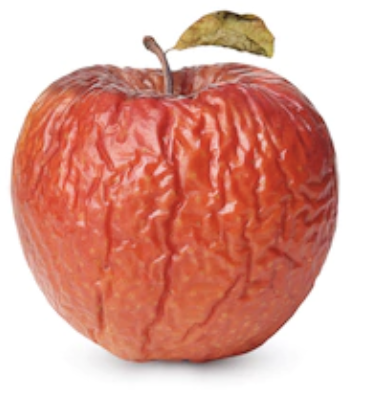
#> input picture OpenCv/apple_masking/Defenct_detection/bad_apple_img/Screen Shot 2018-06-07 at 2.15.20 PM.png, 368 x 396 px, found by its file name; its folder holds only this picture in this run
$ python T_K_Area.py
#> lines starting #> are read from the running program, lines starting #| are printed output that depends on the picture
### OpenCv/toos/image_opener.py
import cv2 as cv
from matplotlib import image
import numpy as np
import os


# resizing images but also saving it ratio
def resizeimg(img, size, interpolation = cv.INTER_CUBIC):
  h, w = img.shape[:2]
  c = None if len(img.shape) < 3 else img.shape[2]
  if h == w: return cv.resize(img, (size, size), interpolation)
  if h > w: dif = h
  else:     dif = w
  x_pos = int((dif - w)/2.)
  y_pos = int((dif - h)/2.)
  if c is None:
    mask = np.zeros((dif, dif), dtype=img.dtype)
    mask[y_pos:y_pos+h, x_pos:x_pos+w] = img[:h, :w]
  else:
    mask = np.zeros((dif, dif, c), dtype=img.dtype)
    mask[y_pos:y_pos+h, x_pos:x_pos+w, :] = img[:h, :w, :]
  return cv.resize(mask, (size, size), interpolation)


#open all the images in a folder
def allimg(folder):
    image =load_images_from_folder(folder)
#> in load_images_from_folder, img is the input picture: shape (396, 368, 3); mean B, G, R 150.9, 163.4, 221.1
#> image = 1 item
    imlist=[]
    i = 0
    for img in image:
        name = "img" + str(i)
        imlist.append(resizeimg(img, 500))
#> this loop made 1 pass
#> (name, h in resizeimg, w in resizeimg, c in resizeimg, dif in resizeimg, x_pos in resizeimg, y_pos in resizeimg) on pass 1: ('img0', 396, 368, 3, 396, 14, 0)
#> after the loop, imlist = 1 item

    return imlist


# load_images_from_folder
def load_images_from_folder(folder):
    images = []
    for filename in os.listdir(folder):
        img = cv.imread(os.path.join(folder,filename))
        if img is not None:
            images.append(img)
    return images

### OpenCv/toos/T_K_Area.py
import cv2 as cv
import numpy as np
import matplotlib.pyplot as plt
import image_opener as ip

# boilerplate for every coder
# opening all the images from a folder
img_list = ip.allimg(r'apple_masking\Defenct_detection\bad_apple_img')
#> img_list = 1 item


# looping over all images

for img in img_list:
    cv.imshow('img',img)

    # need to be flat to check it
    img2 = img.reshape(-1,3)
    img2 = np.float32(img2)

    # creating criteria
    criteria = (cv.TERM_CRITERIA_EPS + cv.TERM_CRITERIA_MAX_ITER, 10, 1.0)


    # clusters
    k= 4

    # number of attempts
    attempts = 10

    ret, label, center = cv.kmeans(img2, k, None, criteria, attempts, cv.KMEANS_PP_CENTERS)

    center = np.uint8(center)
    res = center[label.flatten()]
    res2 = res.reshape((img.shape))
    cv.imshow('res2',res2)


    print(center)


    cv.waitKey(2200)
#> this loop made 1 pass
#> (criteria, k, attempts, ret, center) on pass 1: ((3, 10, 1), 4, 10, 199372904.7, [[111, 133, 212], [252, 252, 253], [0, 0, 0], [62, 83, 189]])
#| [[111 133 212]
#|  [252 252 253]
#|  [  0   0   0]
#|  [ 62  83 189]]
#> pass 1, `cv.imshow('img',img)`:
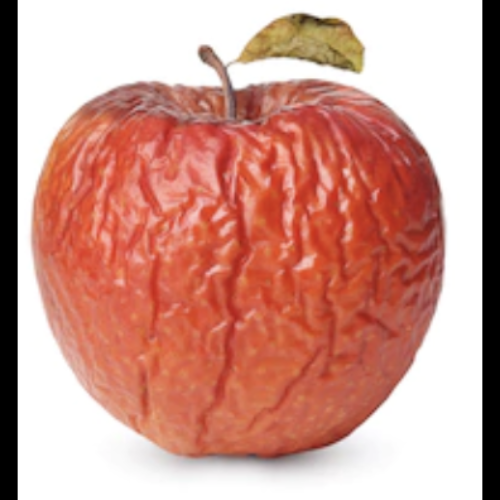
#> window 'img': shape (500, 500, 3); mean B, G, R 140.2, 151.8, 205.4
#> pass 1, `res2 = res.reshape((img.shape))`:
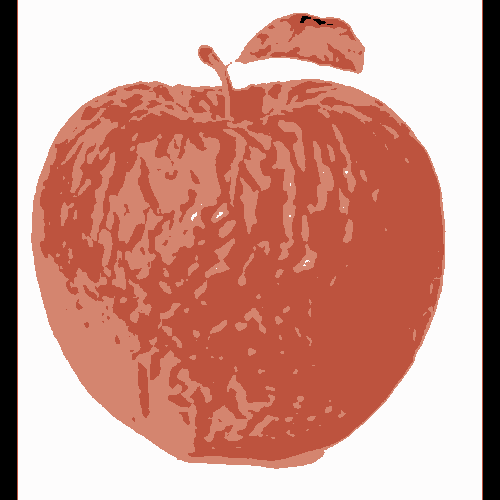
#> res2: shape (500, 500, 3); mean of channels 0, 1, 2 139.7, 151.5, 204.9; drawn as B, G, R

$ run again, on OpenCv/apple_masking/Defenct_detection/bad_apple_img/Screen Shot 2018-06-07 at 2.23.24 PM.png
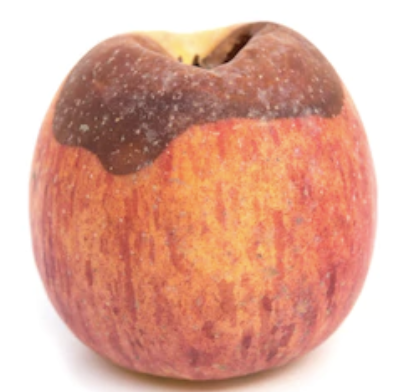
#> input picture OpenCv/apple_masking/Defenct_detection/bad_apple_img/Screen Shot 2018-06-07 at 2.23.24 PM.png, 404 x 392 px, found by its file name
#> in load_images_from_folder, img is the input picture: shape (392, 404, 3); mean B, G, R 152.6, 169.9, 222
#> image = 1 item
#> the loop in allimg, `for img in image:` made 1 pass
#> (name, h in resizeimg, w in resizeimg, c in resizeimg, dif in resizeimg, x_pos in resizeimg, y_pos in resizeimg) on pass 1: ('img0', 392, 404, 3, 404, 0, 6)
#> the loop `for img in img_list:` made 1 pass
#> (criteria, k, attempts, ret, center) on pass 1: ((3, 10, 1), 4, 10, 224202917.8, [[84, 98, 163], [250, 251, 253], [110, 140, 224], [0, 1, 2]])
#> (printed output is left out)
#> pass 1, `cv.imshow('img',img)`:
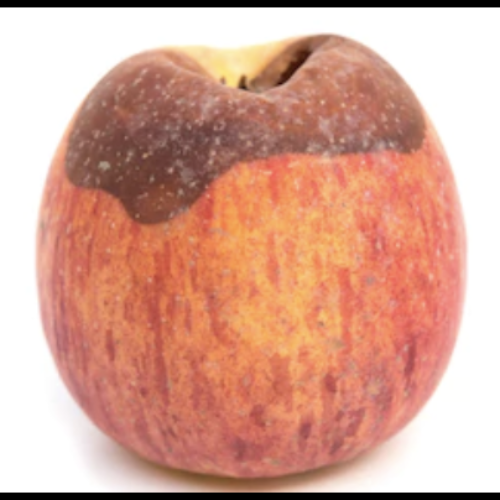
#> window 'img': shape (500, 500, 3); mean B, G, R 148, 164.7, 215.3
#> pass 1, `res2 = res.reshape((img.shape))`:
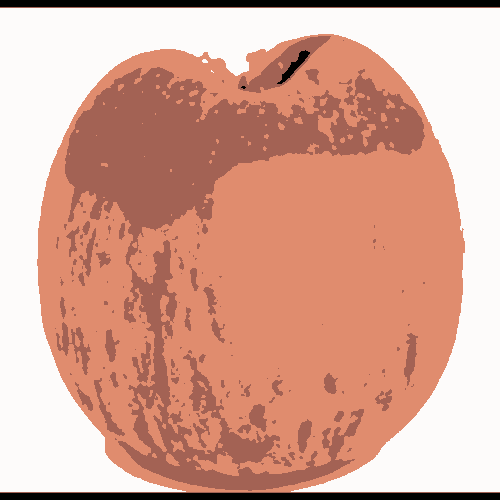
#> res2: shape (500, 500, 3); mean of channels 0, 1, 2 147.8, 164.2, 215; drawn as B, G, R

$ run again, on OpenCv/apple_masking/Defenct_detection/bad_apple_img/Screen Shot 2018-06-07 at 2.23.51 PM.png
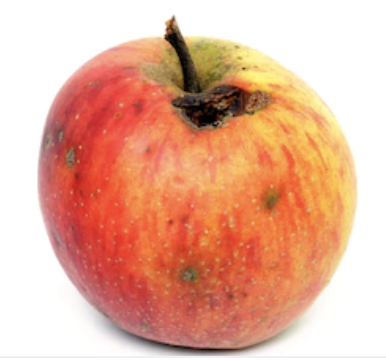
#> input picture OpenCv/apple_masking/Defenct_detection/bad_apple_img/Screen Shot 2018-06-07 at 2.23.51 PM.png, 386 x 360 px, found by its file name
#> in load_images_from_folder, img is the input picture: shape (360, 386, 3); mean B, G, R 154.4, 176.7, 229.9
#> image = 1 item
#> the loop in allimg, `for img in image:` made 1 pass
#> (name, h in resizeimg, w in resizeimg, c in resizeimg, dif in resizeimg, x_pos in resizeimg, y_pos in resizeimg) on pass 1: ('img0', 360, 386, 3, 386, 0, 13)
#> the loop `for img in img_list:` made 1 pass
#> (criteria, k, attempts, ret) on pass 1: ((3, 10, 1), 4, 10, 278350463.3)
#> (printed output is left out)
#> pass 1, `cv.imshow('img',img)`:
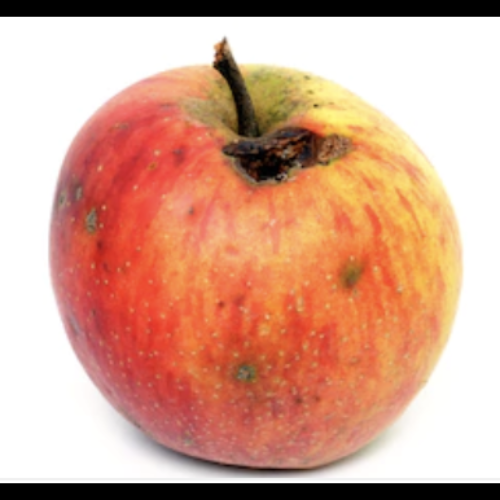
#> window 'img': shape (500, 500, 3); mean B, G, R 144, 164.8, 214.4
#> pass 1, `res2 = res.reshape((img.shape))`:
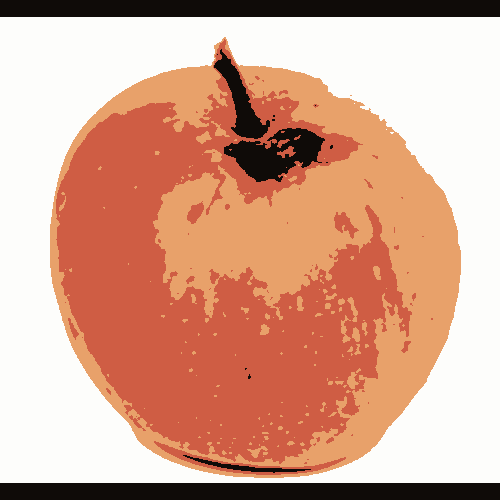
#> res2: shape (500, 500, 3); mean of channels 0, 1, 2 143.6, 164.5, 214; drawn as B, G, R

$ run again, on OpenCv/apple_masking/Defenct_detection/bad_apple_img/Screen Shot 2018-06-07 at 2.33.47 PM.png
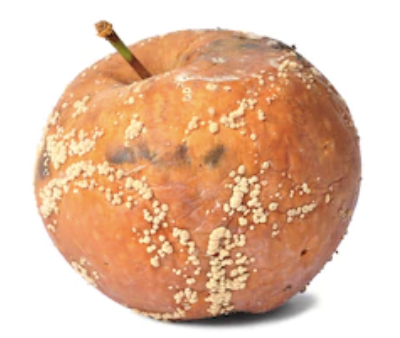
#> input picture OpenCv/apple_masking/Defenct_detection/bad_apple_img/Screen Shot 2018-06-07 at 2.33.47 PM.png, 400 x 338 px, found by its file name
#> in load_images_from_folder, img is the input picture: shape (338, 400, 3); mean B, G, R 166, 191.1, 227.7
#> image = 1 item
#> the loop in allimg, `for img in image:` made 1 pass
#> (name, h in resizeimg, w in resizeimg, c in resizeimg, dif in resizeimg, x_pos in resizeimg, y_pos in resizeimg) on pass 1: ('img0', 338, 400, 3, 400, 0, 31)
#> the loop `for img in img_list:` made 1 pass
#> (criteria, k, attempts, ret) on pass 1: ((3, 10, 1), 4, 10, 205827914.1)
#> (printed output is left out)
#> pass 1, `cv.imshow('img',img)`:
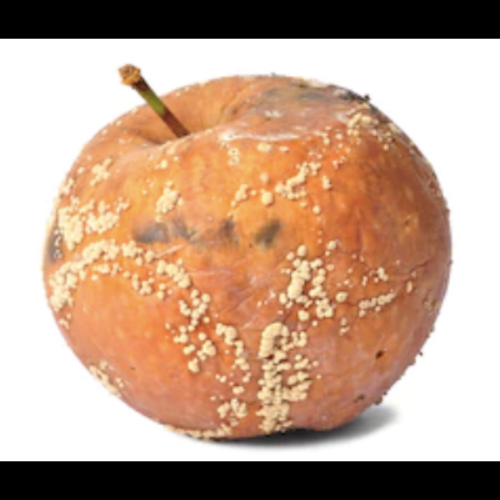
#> window 'img': shape (500, 500, 3); mean B, G, R 140.2, 161.4, 192.4
#> pass 1, `res2 = res.reshape((img.shape))`:
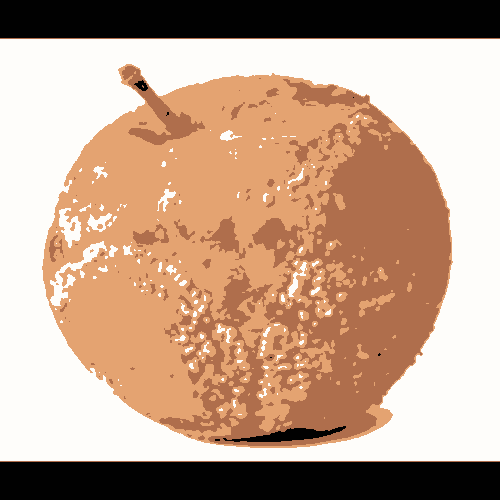
#> res2: shape (500, 500, 3); mean of channels 0, 1, 2 139.8, 161.3, 192.2; drawn as B, G, R

$ run again, on OpenCv/apple_masking/Defenct_detection/bad_apple_img/Screen Shot 2018-06-07 at 2.17.15 PM.png
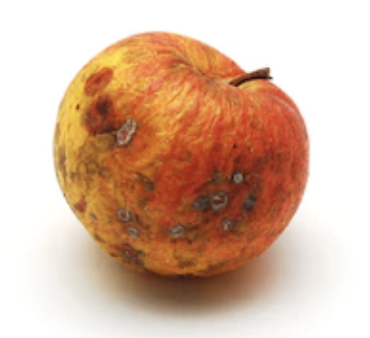
#> input picture OpenCv/apple_masking/Defenct_detection/bad_apple_img/Screen Shot 2018-06-07 at 2.17.15 PM.png, 370 x 338 px, found by its file name
#> in load_images_from_folder, img is the input picture: shape (338, 370, 3); mean B, G, R 161.6, 182.7, 216.1
#> image = 1 item
#> the loop in allimg, `for img in image:` made 1 pass
#> (name, h in resizeimg, w in resizeimg, c in resizeimg, dif in resizeimg, x_pos in resizeimg, y_pos in resizeimg) on pass 1: ('img0', 338, 370, 3, 370, 0, 16)
#> the loop `for img in img_list:` made 1 pass
#> (criteria, k, attempts, ret, center) on pass 1: ((3, 10, 1), 4, 10, 263552356.8, [[246, 248, 250], [42, 76, 152], [0, 0, 1], [88, 147, 211]])
#> (printed output is left out)
#> pass 1, `cv.imshow('img',img)`:
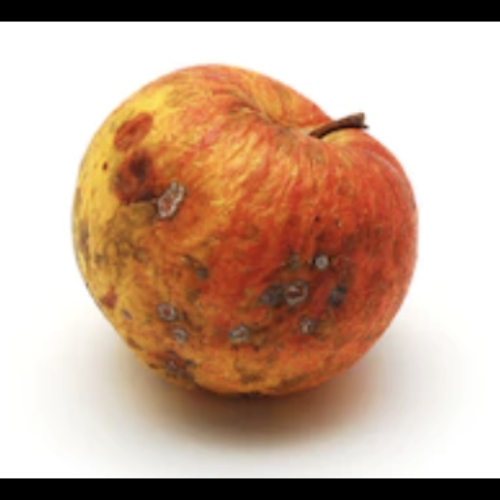
#> window 'img': shape (500, 500, 3); mean B, G, R 147.6, 166.8, 197.4
#> pass 1, `res2 = res.reshape((img.shape))`:
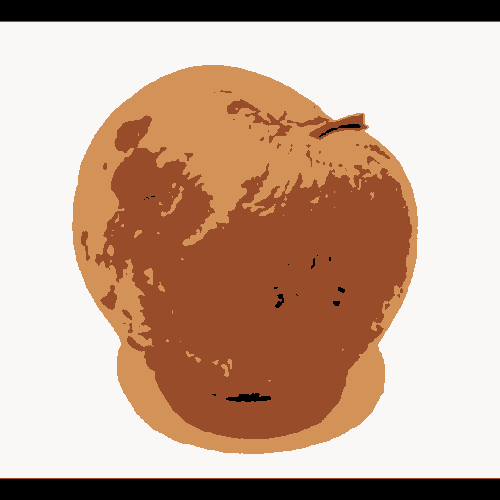
#> res2: shape (500, 500, 3); mean of channels 0, 1, 2 146.9, 166.2, 197.1; drawn as B, G, R
